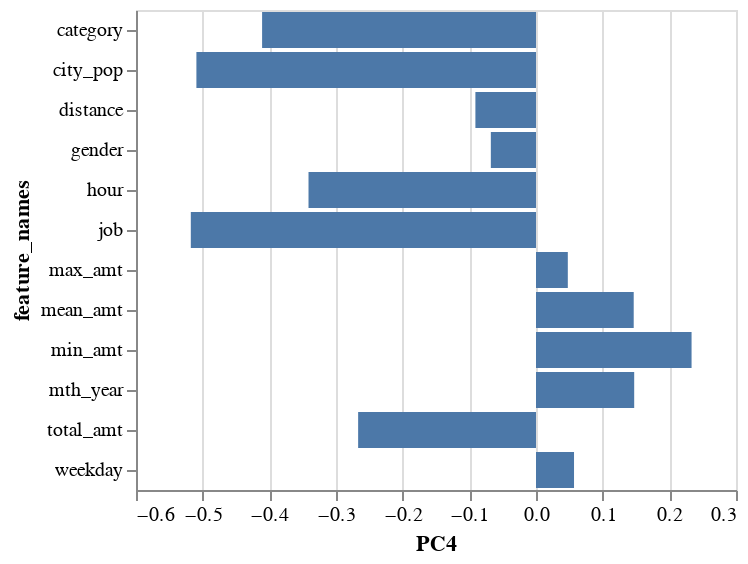

Here is the notebook cell this chart was saved with:
### Code cell
alt.Chart(loadings_df).mark_bar().encode(
    x='PC4:Q',
    y="feature_names:N"
)

### Figure 1 — Vega-Lite specification as saved in the notebook (floating-point values rounded to 4 significant figures)
{"config": {"view": {"continuousWidth": 300, "continuousHeight": 300}}, "data": {"name": "data-e8926ebef15bc9455cc09fe6510d282b"}, "mark": {"type": "bar"}, "encoding": {"x": {"field": "PC4", "type": "quantitative"}, "y": {"field": "feature_names", "type": "nominal"}}, "$schema": "https://vega.github.io/schema/vega-lite/v5.8.0.json", "datasets": {"data-e8926ebef15bc9455cc09fe6510d282b": [{"feature_names": "mth_year", "PC1": -0.5077, "PC2": 0.09619, "PC3": 0.004795, "PC4": 0.1473, "PC5": 0.0181, "PC6": 0.051, "PC7": 0.1289, "PC8": 0.01003, "PC9": -0.07379, "PC10": -0.259, "PC11": 0.7809, "PC12": 0.09623}, {"feature_names": "category", "PC1": 0.1127, "PC2": 0.1974, "PC3": -0.5601, "PC4": -0.4108, "PC5": 0.04307, "PC6": 0.04324, "PC7": 0.228, "PC8": 0.4943, "PC9": -0.2948, "PC10": 0.2416, "PC11": 0.1387, "PC12": -0.0357}, {"feature_names": "gender", "PC1": -0.01123, "PC2": -0.4364, "PC3": 0.3285, "PC4": -0.06774, "PC5": -0.02655, "PC6": -0.1191, "PC7": 0.5242, "PC8": 0.5359, "PC9": 0.2072, "PC10": -0.2289, "PC11": -0.09923, "PC12": 0.1222}, {"feature_names": "job", "PC1": -0.03992, "PC2": 0.1387, "PC3": 0.4821, "PC4": -0.5178, "PC5": 0.03687, "PC6": -0.4167, "PC7": -0.4197, "PC8": 0.1674, "PC9": 0.05354, "PC10": 0.216, "PC11": 0.2139, "PC12": 0.06476}, {"feature_names": "city_pop", "PC1": -0.02127, "PC2": -0.05695, "PC3": 0.2764, "PC4": -0.5094, "PC5": 0.1078, "PC6": 0.7767, "PC7": 0.08443, "PC8": -0.1934, "PC9": -0.006754, "PC10": -0.02521, "PC11": 0.0126, "PC12": 0.01048}, {"feature_names": "distance", "PC1": 0.01432, "PC2": 0.06356, "PC3": 0.04362, "PC4": -0.0909, "PC5": -0.9846, "PC6": 0.06403, "PC7": -0.006041, "PC8": -0.001393, "PC9": -0.09238, "PC10": -0.05868, "PC11": 0.01029, "PC12": -0.003791}, {"feature_names": "hour", "PC1": 0.3026, "PC2": -0.02629, "PC3": -0.2369, "PC4": -0.3412, "PC5": -0.033, "PC6": -0.2901, "PC7": 0.3442, "PC8": -0.4877, "PC9": 0.472, "PC10": -0.08756, "PC11": 0.2513, "PC12": -0.006797}, {"feature_names": "weekday", "PC1": -0.3689, "PC2": 0.09593, "PC3": -0.1877, "PC4": 0.05703, "PC5": -0.08703, "PC6": 0.2085, "PC7": -0.1436, "PC8": 0.2412, "PC9": 0.7505, "PC10": 0.3014, "PC11": -0.06054, "PC12": -0.1691}, {"feature_names": "mean_amt", "PC1": 0.2159, "PC2": 0.6487, "PC3": 0.126, "PC4": 0.1466, "PC5": 0.02735, "PC6": 0.1034, "PC7": 0.1334, "PC8": 0.1014, "PC9": 0.1806, "PC10": -0.08111, "PC11": -0.08733, "PC12": 0.6395}, {"feature_names": "max_amt", "PC1": -0.3594, "PC2": 0.168, "PC3": 0.2343, "PC4": 0.04772, "PC5": -0.02116, "PC6": -0.1502, "PC7": 0.5361, "PC8": -0.2653, "PC9": -0.1759, "PC10": 0.5894, "PC11": -0.1549, "PC12": -0.04743}, {"feature_names": "min_amt", "PC1": 0.428, "PC2": 0.3311, "PC3": 0.3224, "PC4": 0.2333, "PC5": 0.02528, "PC6": 0.09974, "PC7": 0.153, "PC8": 0.1607, "PC9": 0.05372, "PC10": 0.006992, "PC11": 0.2449, "PC12": -0.6528}, {"feature_names": "total_amt", "PC1": -0.3749, "PC2": 0.4078, "PC3": -0.04046, "PC4": -0.2668, "PC5": 0.06547, "PC6": -0.1716, "PC7": 0.07449, "PC8": -0.02268, "PC9": -0.02743, "PC10": -0.5647, "PC11": -0.3958, "PC12": -0.3229}]}}
